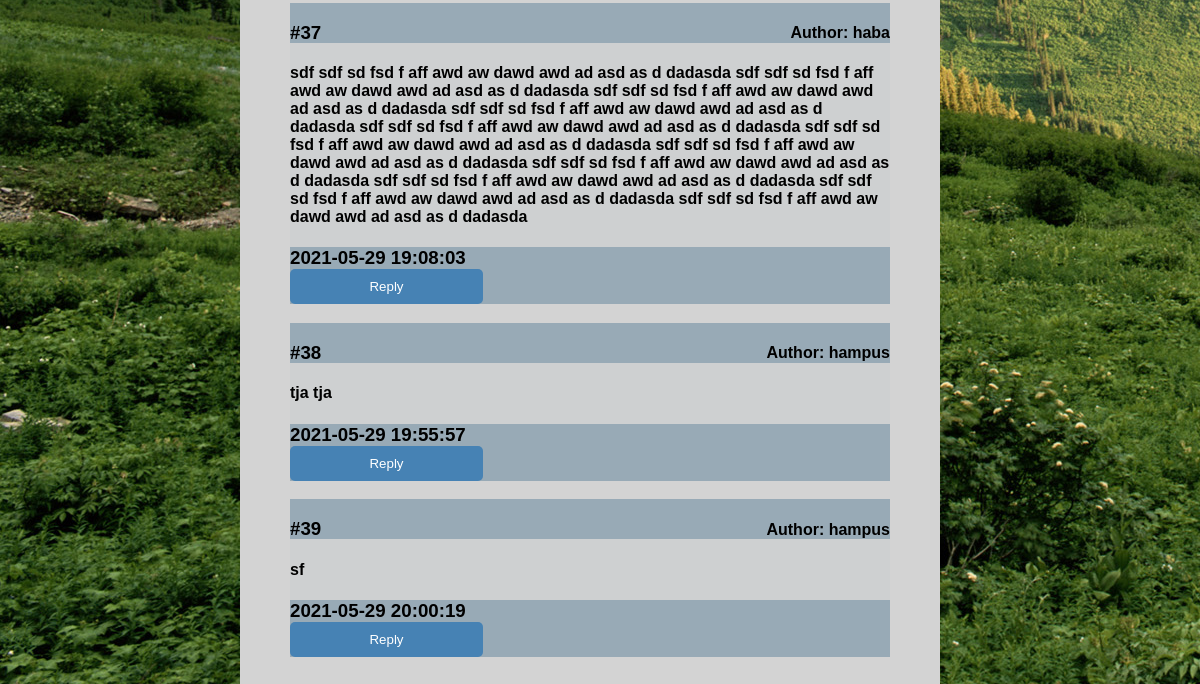
The app's page /comments.php (signed in, lower part), older data.
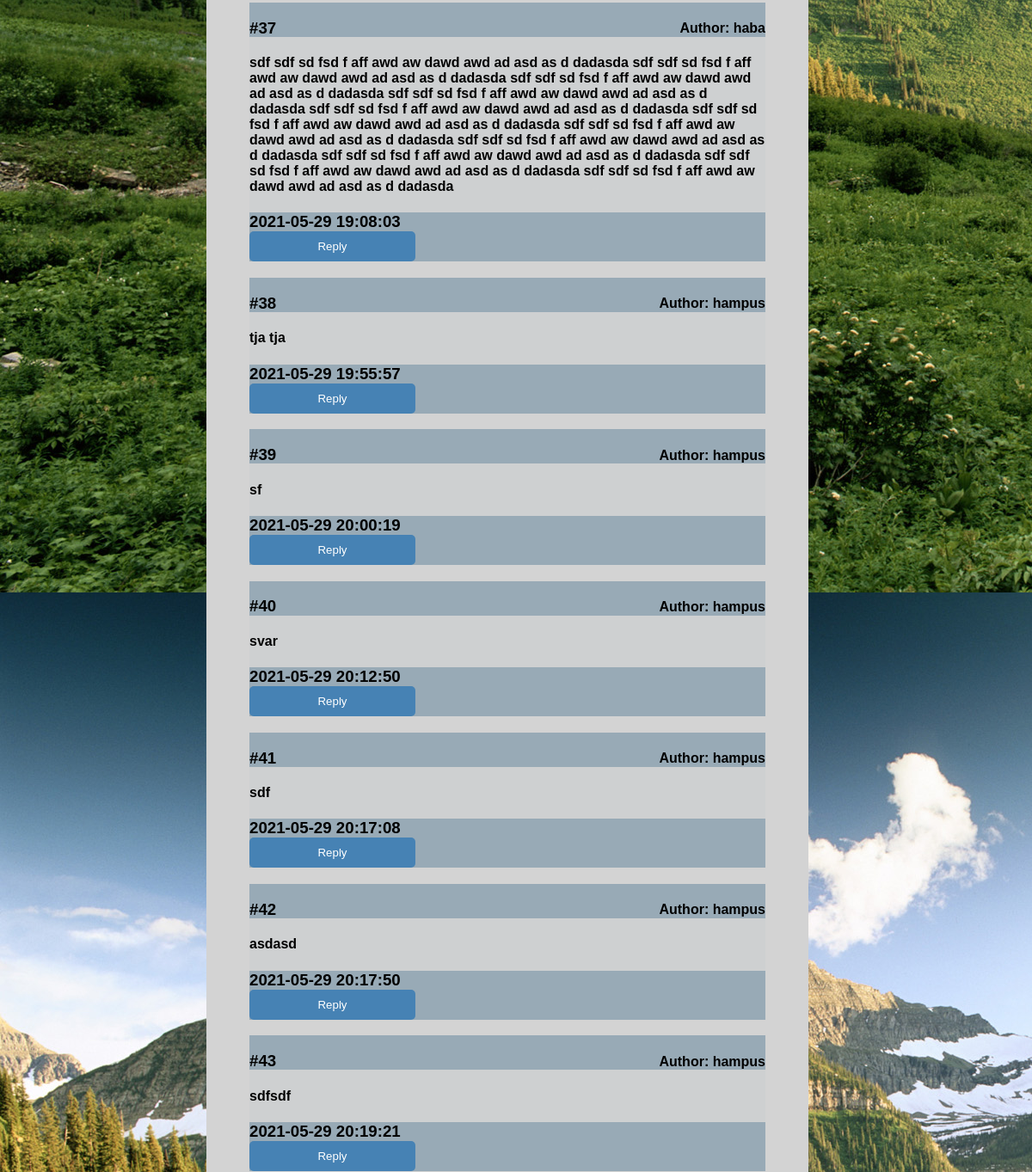
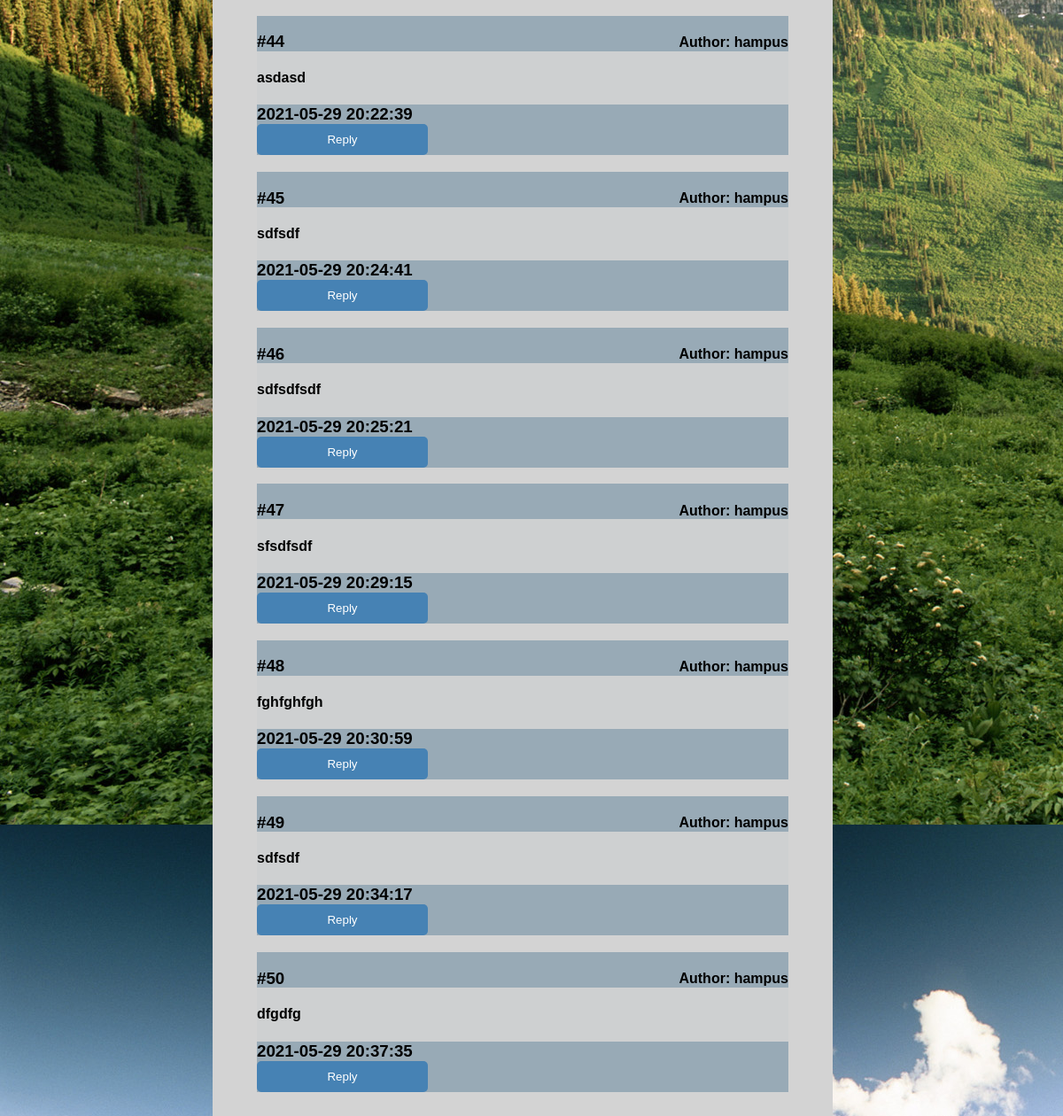
The same page, newer data (2 pictures, top to bottom).
### tables this page shows
CREATE TABLE "Comments" (
	"commentID"	INTEGER,
	"userId"	INTEGER,
	"comment"	TEXT,
	"date"	TEXT,
	"answerCommentID"	INTEGER,
	PRIMARY KEY("commentID" AUTOINCREMENT)
);

CREATE TABLE "User" (
	"userId"	INTEGER,
	"username"	TEXT,
	"email"	TEXT,
	"passwordhash"	TEXT,
	"salt"	TEXT,
	PRIMARY KEY("userId" AUTOINCREMENT)
);

### db/Comments/dbComments.php (the view, shortened to what this page needs)
<?php
function FindUsernameFromComments($userId) {
    $db = new SQLite3("db/labb2db.db");
    $sql = "SELECT * FROM 'User' WHERE userId = :userId";
    $stmt = $db->prepare($sql);
    $stmt->bindParam(':userId', $userId, SQLITE3_TEXT);
    $result = $stmt->execute();
    $row = $result->fetchArray();
    return $row['username'];
}
function Show(){
$db = new SQLite3("db/labb2db.db");
$result = $db->query("SELECT comment, commentID, userId, date FROM 'Comments' ORDER BY commentID");
echo "<div class='formDiv' id='commentPageDiv'>";
while ($row = $result->fetchArray())
{
    echo "<div class='commentBox'>
    <div class='commentTop'>
    <h3 id='idNum'> #" . $row['commentID'] . "</h3> <h4 id='idName'> Author: " . FindUsernameFromComments($row['userId']) . "</h4>
    </div>
    <div class='commentMid'>
    <h4>" . $row['comment'] . "</h4>
    </div>
    <div class='commentBottom'>
    <h3>" . $row['date'] . "<form action='answerComment.php' method='post'>" ."<button name='reply' type='submit' value=" . $row['commentID'] . ">Reply</button> " ."</form>" . "</h3>
    </div>
    </div>";
}
echo "</div>";
}
?>

### comments.php (shortened to what this page needs)
<!DOCTYPE html>
<html>
<head>
    <link rel="stylesheet" href="./css/style.css">
</head>
<body>
<?php
     echo "<div id='center'>";
    include "db/Comments/dbComments.php";
    Show();
    echo "</div>";
    ?>

### css/style.css (style rules this page uses)
body { background: rgb(138, 169, 194); font-family:Arial, Helvetica, sans-serif; background-image: url(../img/1620466604326.jpg); }
*, *::before, *::after { box-sizing: border-box; }
button { padding: 10px 30px; border: none; background-color: steelblue; display: inline-block; color: white; border-radius: 5px; width: 193px; transition-duration: 0.4s; }
#idNum { display: inline-block; margin-right: 300px; }
#idName { float: right; }
.commentBox { width: 600px; background-color: rgba(203, 207, 209, 0.658); padding: 0%; }
.commentTop { background-color: rgba(93, 129, 153, 0.479); height: 40px; }
.commentMid { width: 600px; }
.commentBottom { background-color: rgba(93, 129, 153, 0.479); }
#center { position: absolute; left: 20%; }
.formDiv { background-color: lightgray; width: 294px; min-height: 400px; padding: 50px 50px; }
#commentPageDiv { width: 700px; }

Row changes from the older to the newer data that the page shows:
added comments: commentID "40", userId.username "hampus", comment "svar", date "2021-05-29 20:12:50"
added comments: commentID "41", userId.username "hampus", comment "sdf", date "2021-05-29 20:17:08"
added comments: commentID "42", userId.username "hampus", comment "asdasd", date "2021-05-29 20:17:50"
added comments: commentID "43", userId.username "hampus", comment "sdfsdf", date "2021-05-29 20:19:21"
added comments: commentID "44", userId.username "hampus", comment "asdasd", date "2021-05-29 20:22:39"
added comments: commentID "45", userId.username "hampus", comment "sdfsdf", date "2021-05-29 20:24:41"
added comments: commentID "46", userId.username "hampus", comment "sdfsdfsdf", date "2021-05-29 20:25:21"
added comments: commentID "47", userId.username "hampus", comment "sfsdfsdf", date "2021-05-29 20:29:15"
added comments: commentID "48", userId.username "hampus", comment "fghfghfgh", date "2021-05-29 20:30:59"
added comments: commentID "49", userId.username "hampus", comment "sdfsdf", date "2021-05-29 20:34:17"
added comments: commentID "50", userId.username "hampus", comment "dfgdfg", date "2021-05-29 20:37:35"
